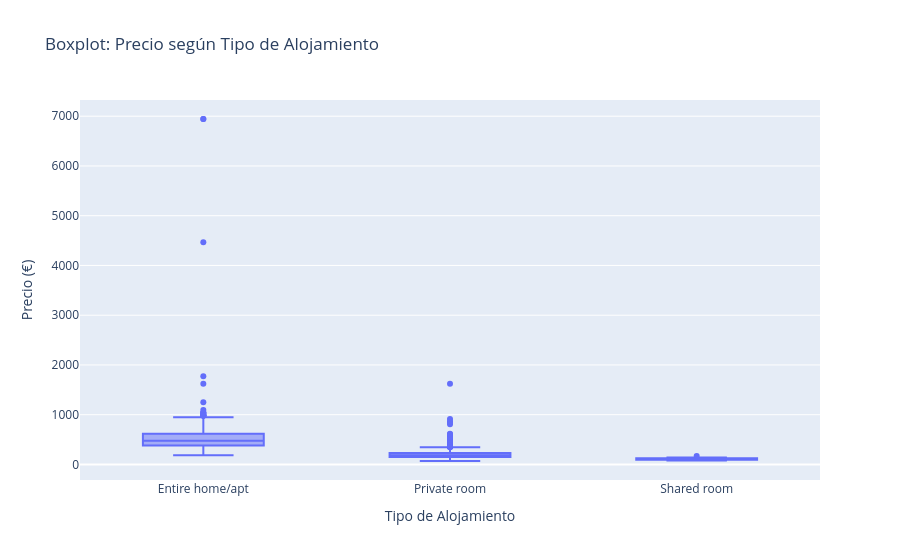

Notebook code cell kept with this figure:
### Markdown cell above
3.   Gráficos
*   Crea un gráfico de boxplot para diferentes categorías.
*   Incluye una breve explicación de las estadísticas mostradas en los boxplot de cada categoria (q1, mediana, etc..) y algunas conclusiones sobre las diferencias de los distintos grupos.

### Code cell
# 3.1. Boxplot Precio vs Tipo de Alojamiento
fig = px.box(
    bc_w,
    x="room_type",
    y="realSum",
    labels={
        "room_type": "Tipo de Alojamiento",
        "realSum": "Precio (€)"
    },
    title="Boxplot: Precio según Tipo de Alojamiento"
)

fig.show()

### Figure 1 — Plotly figure (JSON) as saved in the notebook; plotly's stock layout.template omitted (floating-point values rounded to 4 significant figures; data arrays with more than 128 entries replaced by an {"elided": "..."} marker saying what was removed)
{"data": [{"alignmentgroup": "True", "hovertemplate": "Tipo de Alojamiento=%{x}<br>Precio (€)=%{y}<extra></extra>", "legendgroup": "", "marker": {"color": "#636efa"}, "name": "", "notched": false, "offsetgroup": "", "orientation": "v", "showlegend": false, "type": "box", "x": {"elided": "1555 str values"}, "x0": " ", "xaxis": "x", "y": {"elided": "1555 float values"}, "y0": " ", "yaxis": "y"}], "layout": {"boxmode": "group", "legend": {"tracegroupgap": 0}, "title": {"text": "Boxplot: Precio según Tipo de Alojamiento"}, "xaxis": {"anchor": "y", "domain": [0, 1], "title": {"text": "Tipo de Alojamiento"}}, "yaxis": {"anchor": "x", "domain": [0, 1], "title": {"text": "Precio (€)"}}}}
